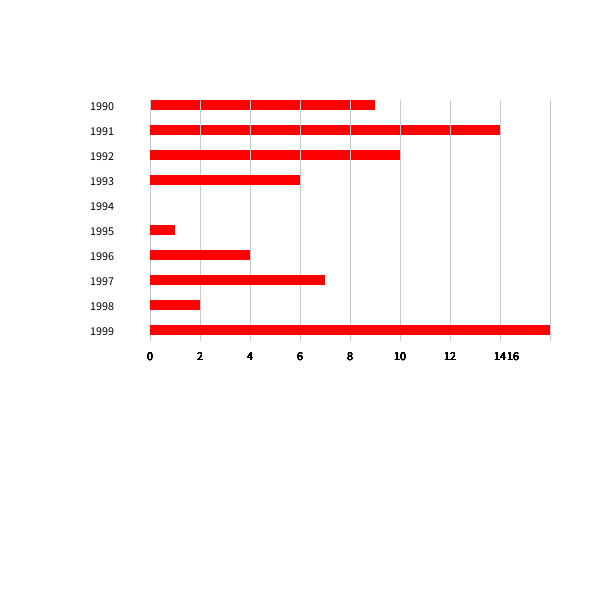
Frame 1 (no input)
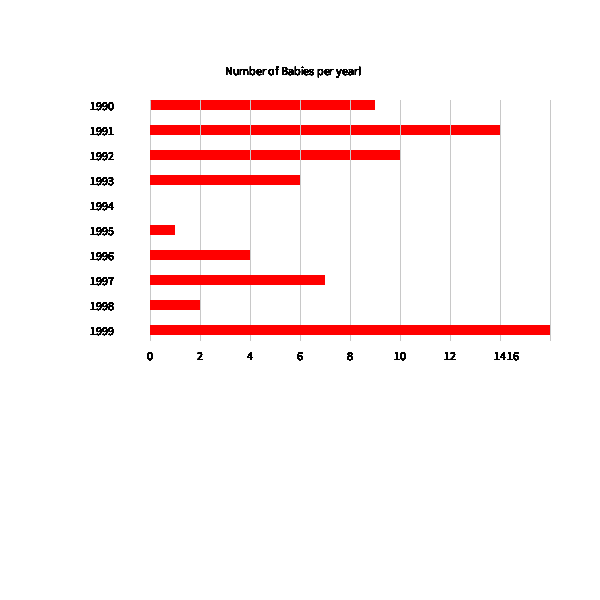
Frame 60 (the mouse pressed at the canvas centre just before this capture)
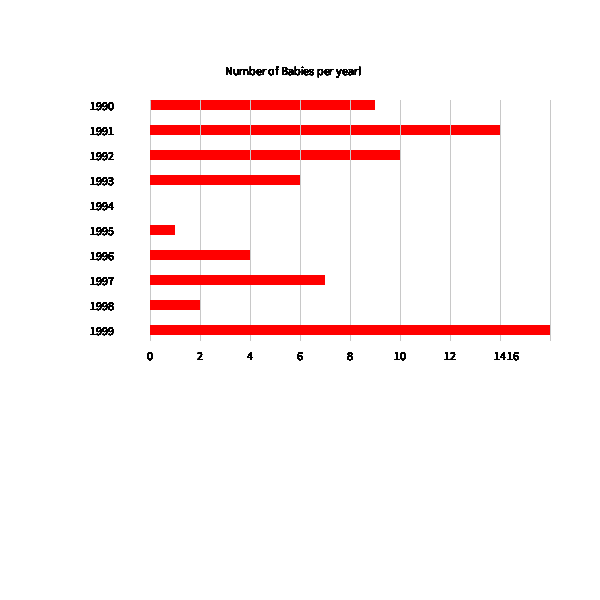
Frame 120 (the mouse held since frame 60 and released just before this capture)

The Processing sketch that drew these frames (run headless with seeded random() and noise(); from frame 60 on, the mouse is pressed at the canvas centre):

// Processing sketch: processing_156934
// ── processing_156934.pde

int[] years = {1990, 1991, 1992, 1993, 1994, 1995, 1996, 1997, 1998, 1999};
int[] babies = {9, 14, 10, 6, 0, 1, 4, 7, 2, 16};
int i;

void setup() {
  size(600, 600);
  background(255);
}

void draw() {
  
  text("Number of Babies per year!", 225, 75);
  
  for(i=0; i < years.length; i++) {
    //println(years[i] + ": " + babies[i] + " babies!");


    
    noStroke();
    fill(255, 0, 0);
    rect(150, (25*i+100), (25 * babies[i]), 10);
    
    fill(0);
    text(years[i], 90, (25*i+110));

    stroke(200);
    line(i * 50 + 150, 100, i * 50 + 150, 340);
  
    text("0", 147, 360);
    text("2", 197, 360);
    text("4", 247, 360);
    text("6", 297, 360);
    text("8", 347, 360);
    text("10", 394, 360);
    text("12", 444, 360);
    text("14", 494, 360);
    text("16", 507, 360);
  }
  
}
